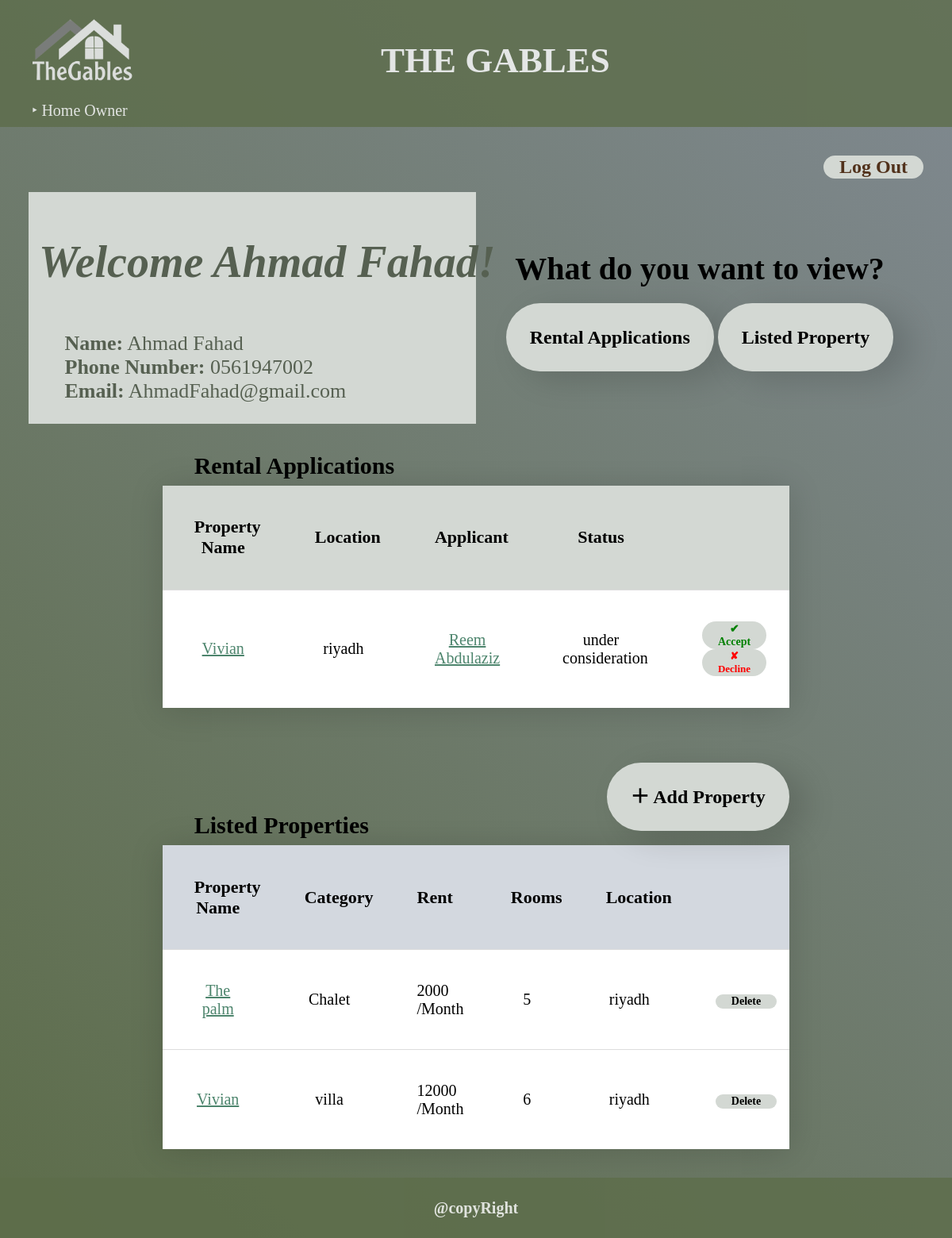
Page /TheGables/homeowner.php (signed in) on the committed database.
### tables this page shows
CREATE TABLE `HomeOwner` (
  `id` int(10) NOT NULL,
  `name` varchar(15) NOT NULL,
  `phone_number` varchar(12) NOT NULL,
  `email_address` varchar(45) NOT NULL,
  `password` text NOT NULL
);

CREATE TABLE `RentalApplication` (
  `id` varchar(10) NOT NULL,
  `property_id` int(10) NOT NULL,
  `home_seeker_id` int(10) NOT NULL,
  `application_status_id` int(10) NOT NULL
);

CREATE TABLE `Property` (
  `id` int(10) NOT NULL,
  `homeowner_id` int(10) NOT NULL,
  `property_category_id` int(10) NOT NULL,
  `name` varchar(30) NOT NULL,
  `rooms` int(11) NOT NULL,
  `rent_cost` float NOT NULL,
  `location` text NOT NULL,
  `max_tenants` int(11) NOT NULL,
  `description` text NOT NULL
);

CREATE TABLE `ApplicationStatus` (
  `id` int(10) NOT NULL,
  `status` varchar(30) NOT NULL
);

CREATE TABLE `PropertyCategory` (
  `id` int(10) NOT NULL,
  `category` varchar(15) NOT NULL
);

### TheGables/Homeowner.php (the view, shortened to what this page needs)
<!DOCTYPE html>
<html>
    <head>
        <link rel="stylesheet" href="general.css">
    </head>
    <body>
    <header id="header">
    <h1 id="h1">The Gables</h1>
            <img  id ="img-title" src ="images/logo.PNG" alt ="logo" width="300" height="300">
          <div
        id="div_top_hypers"
        style="display: flex; justify-content: space-between"
      >
          <ul id="ul_top_hypers">
            <li>&#8227; <a href="HomeOwner.php" class="a_top_hypers">Home Owner</a></li>
          </ul>
      </div>
          </header>
     <?php
     $connection=mysqli_connect("localhost","root","root","renting");
                     $error= mysqli_connect_error();
                     if ($error != null){
            echo "<p>Could not connect to the database.</p>";
        }
       else {
        $ownerID= $_SESSION['id'];
        $all = "SELECT * FROM homeowner WHERE id = $ownerID";
        $results = mysqli_query($connection, $all);
       }
                while ($row = mysqli_fetch_assoc($results)):;
            ?>
        <main>
            <aside id="logOut" title="Log Out">
                <form method="POST">
                    <button type="submit" name="logout" style="font-size: 24px; color: #51311b;">Log Out</button>
                </form>
            </aside>
            <br><br>
        <div id="top">
            <h1>
                <pre id="welcomingOwner"> Welcome <?php echo $row["name"] ?>!</pre>
            </h1>
            <pre id="OwnerInfo" title="Your Information!">       <strong>Name:</strong> <?php echo $row["name"] ?>
  <strong>     Phone Number:</strong> <?php echo $row["phone_number"] ?>
  <strong>     Email:</strong> <?php echo $row["email_address"] ?></pre>
             <?php
                endwhile;
            ?>
        </div>
            <div id ="top2">
                <br><br>
                <h1>  What do you want to view? </h1> <br>
                <a class="frag" href="#app">Rental Applications</a>
                <a class="frag" href="#prop">Listed Property</a>
            </div>
            <br><br><br><br>
        <div class="table">
        <h2>Rental Applications</h2>
        <?php
               $sql ="SELECT
          Property.name AS property_name,
          Property.location AS property_location,
          Property.id AS property_id,
          CONCAT(HomeSeeker.first_name, ' ', HomeSeeker.last_name) AS applicant_name,
          RentalApplication.id AS rental_application_id,
          RentalApplication.home_seeker_id AS home_seeker_id,
          ApplicationStatus.status AS application_status
        FROM RentalApplication
        INNER JOIN Property ON RentalApplication.property_id = Property.id
        INNER JOIN HomeSeeker ON RentalApplication.home_seeker_id = HomeSeeker.id
        INNER JOIN ApplicationStatus ON RentalApplication.application_status_id = ApplicationStatus.id
        WHERE Property.homeowner_id = $ownerID";
            $results2 = mysqli_query($connection, $sql);
                ?>
        <table title="Rental Applications Table">
                <tr id="app">
    <th>Property Name</th>
    <th>Location</th>
     <th>Applicant</th>
     <th>Status</th>
    <th></th>
  </tr>
       <?php while ($row = mysqli_fetch_assoc($results2)):;
       ?>
  <tr>
      <td><a href="Property_details.php?id= <?php echo $row["property_id"]; ?>">
               <?php echo $row["property_name"];
                ?> </a></td>
                <td>
                    <?php echo $row["property_location"];
                    ?>
                </td>
                    <td> <a href="applicant.php?id= '<?php echo $row["home_seeker_id"]; ?>'">
                    <?php echo $row["applicant_name"];
                    ?>
                        </a></td>
                    <td class="status_<?php echo $row["property_id"]; ?>" id="status_<?php echo $row["rental_application_id"]; ?>">
  <?php echo $row["application_status"]; ?>
</td>
                    <td>
            <button type='button' class='submit' name='status' value='accepted' style='font-size:70%; color:green'>✔ Accept</button>
            <button type='button' class='submit' name='status' value='declined' style='font-size:65%; color:red'>✘ Decline</button>
                </td>
  </tr>
  <?php
                endwhile;
            ?>
</table>
        <br><br><br><br>
        <div id="add">
        <a href="Add_new_property.php" title="Add Property">＋ Add Property</a>
        </div>
        </div>
        <div class="table">
        <h2>Listed Properties</h2>
         <?php
           $sql2= "SELECT p.*, pc.category
FROM Property p
INNER JOIN PropertyCategory pc ON p.property_category_id = pc.id
WHERE p.homeowner_id = $ownerID AND (
  p.id NOT IN (
    SELECT property_id
    FROM RentalApplication
    WHERE application_status_id = 0000
  ) OR p.id NOT IN (
    SELECT property_id
    FROM RentalApplication
  )
)";
            $results3= mysqli_query($connection, $sql2);
                ?>
        <table title="Listed Property Table">
  <tr id="prop">
    <th>Property Name</th>
    <th>Category</th>
     <th>Rent</th>
     <th>Rooms</th>
     <th>Location</th>
    <th></th>
  </tr>
  <?php while ($row = mysqli_fetch_assoc($results3)):;
       ?>
  <tr id=<?php echo $row["id"]; ?>>
       <td ><a href="Property_details.php?id= <?php echo $row["id"]; ?>">
               <?php echo $row["name"];
                ?> </a></td>
      <td >
                    <?php echo $row["category"];
                    ?>
                </td>
      <td> <?php echo $row["rent_cost"];?> /Month</td>
   <td>  <?php echo $row["rooms"];
   ?> </td>
    <td>
                    <?php echo $row["location"];
                    ?>
                </td>
    <td>
        <button name="delete"  class ="delete" value="<?php echo $row["id"]; ?>" style="font-size: 70%; color: black;">Delete</button>
    </td>
     <?php
                endwhile;
            ?>
  </tr>
</table>
        </div>
        </main>
        <footer id="foot">
            <h4>@copyRight</h4>
        </footer>
    </body>
</html>

### TheGables/general.css (style rules this page uses)
#header { background: #5d6d4a; opacity: 0.8; height: 160px; }
#img-title { margin:-85px -40px; }
body { margin:0px; font-family: Papyrus; font-size: 20px; min-height: 100vh; display: grid; grid-template-rows: 1fr auto; background:linear-gradient(45deg,#5d6d4a,#808991); }
#foot { background-color: #5d6d4a; opacity: 0.8; text-align:center; color:white; }
header #h1 { text-transform: uppercase; font-size: 45px; color: white; padding-top: 20px; margin-left:40%; position: absolute; }
#div_top_hypers, #ul_top_hypers li { color: var(--txt-color1); display: inline; color: white; margin-top: -30px; }
#ul_top_hypers li a { color: var(--txt-color1); color: white; text-decoration: none; font-size: 20px; }

### TheGables/Homeowner.php (style rules this page uses)
main { margin: 3%; }
#top { background-color:#d3d8d3; color:#566051; float: left; width: 50%; }
#top2 { color:black; text-align:center; }
#top2 a, #top2 a:visited { color:black; text-decoration: none; background-color: #d3d8d3; border: 0; border-radius: 100px; font-weight:bold; font-size: 120%; padding: 30px; box-shadow: 20px 10px 40px rgba(0, 0, 0, 0.15); }
#welcomingOwner { font-style: italic; font-size:140%; font-family: Papyrus; }
#logOut, #add { float: right; }
.table h2 { margin: 5%; margin-bottom: 1%; }
.table table { background:white; border-collapse: collapse; box-shadow: 0 3px 40px rgba(0, 0, 0, 0.15); }
.table { width:70%; margin-left: auto; margin-right: auto; }
.table td, .table th { padding: 5%; text-align: center; font-family: Papyrus; width:8%; }
.table td { border-top: 1.5px solid #dddddd; }
#app { background-color: #d3d8d3; font-size: 110%; }
#prop { background-color: #d3d8df; font-size: 110%; }
.table a:link { color: #4d856d; }
#add a:link { color:black; text-decoration: none; font-weight: bold; font-size: 120%; background-color: #d3d8d3; border-radius: 100px; padding: 30px; box-shadow: 20px 10px 40px rgba(0, 0, 0, 0.15); }
#OwnerInfo { text-align: left; font-size: 130%; font-family: Papyrus; }
button { align-items: center; background-color: #d3d8d3; border: 0; border-radius: 100px; font-family: Papyrus; font-size: 16px; font-weight: 600; padding-left: 20px; padding-right: 20px; text-align: center; }

### rows in the picture
homeowner: name "Ahmad Fahad", phone_number "0561947002", email_address "AhmadFahad@gmail.com"
rentalapplication: property.name "Vivian", property.location "riyadh", applicant_name "Reem Abdulaziz", applicationstatus.status "under consideration"
property: name "The palm", propertycategory.category "Chalet", rent_cost "2000", rooms "5", location "riyadh", $row["id"] 1257 (drawn)
property: name "Vivian", propertycategory.category "villa", rent_cost "12000", rooms "6", location "riyadh", $row["id"] 1258 (drawn)
